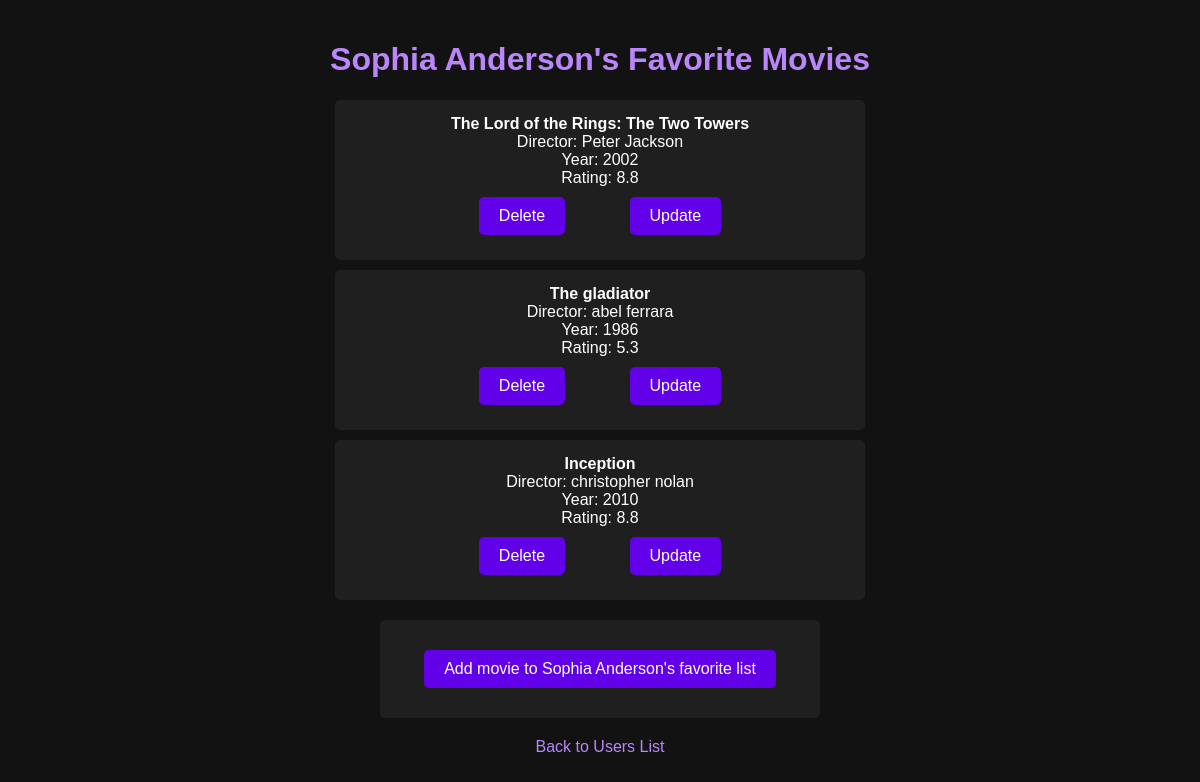
Page /users/1 on the committed database.
### tables this page shows
CREATE TABLE users(
	id INTEGER PRIMARY KEY AUTOINCREMENT,
	name VARCHAR(255) UNIQUE NOT NULL
);

CREATE TABLE movies(
	id INTEGER PRIMARY KEY AUTOINCREMENT,
	name VARCHAR(255) NOT NULL,
	year INTEGER,
	rating DECIMAL(3,1) CHECK (rating BETWEEN 0 AND 10),
	director VARCHAR(255)
	);

### app.py (the view)
@app.route('/users/<int:user_id>')
def get_user_movies(user_id):
    movies = data_manager.get_user_movies(user_id)
    user = data_manager.get_user_by_id(user_id)
    return render_template('user_movies.html', user=user, movies=movies)

### datamanager/sqlite_data_manager.py (called while the page is built)
    def get_user_by_id(self, user_id):
        try:
            with self._engine.connect() as connection:
                params = {"user_id": user_id}
                result = connection.execute(text("SELECT users.name FROM users WHERE users.id = :user_id"), params)
                return {"name": [row.name for row in result][0], "id": user_id}
        except Exception as err:
            print("Can not find user:" + str(err))
            return ""

    def get_user_movies(self, user_id):
        query_get_movies_from_user_id = text(
            """SELECT movies.name, movies.year, movies.rating, movies.director, movies.id FROM user_favorites JOIN movies ON movies.id = user_favorites.movie_id WHERE user_favorites.user_id = :user_id;""")
        if isinstance(user_id, int):
            params = {"user_id": user_id}
            with self._engine.connect() as connection:
                result = connection.execute(query_get_movies_from_user_id, params)
                movies_dict = dict()
                for row in result:
                    movies_dict[row.name] = {"year": row.year, "rating": row.rating,
                                             "director": f"{row.director}", "id": row.id}
                return movies_dict
        else:
            print("invalid user_id!")
            return {}

### templates/user_movies.html (shortened to what this page needs)
<!DOCTYPE html>
<html lang="en">
<head>
    <link rel="stylesheet" href="{{ url_for('static', filename='style.css') }}">
</head>
<body>
<h1>{{ user['name'] }}'s Favorite Movies</h1>
<ul>
    {% for movie, details in movies.items() %}
    <li>
        <strong>{{ movie }}</strong><br>
        Director: {{ details.director }}<br>
        Year: {{ details.year }}<br>
        Rating: {{ details.rating }}<br>
        <form action="{{ url_for('delete_movie', user_id=user['id'], movie_id=details.id) }}" method="GET"
              style="display:inline;"
              onsubmit="return confirm('Are you sure you want to delete {{ movie }} from {{ user['name'] }}\'s favorite list?');">
            <button type="submit">Delete</button>
        </form>
        <form action="{{ url_for('update_movie', user_id=user['id'], movie_id=details.id) }}" method="GET"
              style="display:inline;">
            <button type="submit">Update</button>
        </form>
    </li>
    {% endfor %}
</ul>
<form action="{{ url_for('add_movie_to_user', user_id=user['id']) }}" method="GET" style="display:block;">
    <button type="submit">Add movie to {{ user['name'] }}'s favorite list</button>
</form>
<a href="{{ url_for('list_users') }}">Back to Users List</a>
</body>
</html>

### static/style.css (style rules this page uses)
:root { --background-color: #121212; --primary-color: #1f1f1f; --secondary-color: #bb86fc; --text-color: #ffffff; --button-bg: #6200ea; --button-hover: #3700b3; }
body { font-family: Arial, sans-serif; background-color: var(--background-color); color: var(--text-color); text-align: center; margin: 0; padding: 20px; }
h1, h2 { color: var(--secondary-color); }
a { text-decoration: none; color: var(--secondary-color); }
button { background-color: var(--button-bg); color: white; border: none; padding: 10px 20px; margin: 10px; cursor: pointer; font-size: 16px; border-radius: 5px; }
form { background-color: var(--primary-color); padding: 20px; margin: 20px auto; border-radius: 5px; max-width: 400px; }
ul { list-style: none; padding: 0; }
li { background-color: var(--primary-color); padding: 15px; margin: 10px auto; border-radius: 5px; max-width: 500px; }

### rows in the picture
users: name "Sophia Anderson"
movies: name "The Lord of the Rings: The Two Towers", director "Peter Jackson", year "2002", rating "8.8"
movies: name "The gladiator", director "abel ferrara", year "1986", rating "5.3"
movies: name "Inception", director "christopher nolan", year "2010", rating "8.8"
